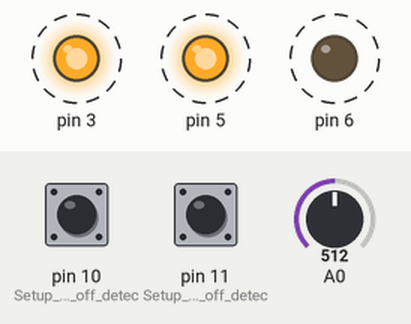
The sketch below on a simulated Arduino Uno, built with avr-gcc and run on an emulated ATmega328P. Shown: output pins drawn as LEDs (lit = HIGH). Dashed ring = blinking. The test bench sets the inputs (shaded band); at power-on: pin 10 (Setup_for_leads_off_detec) LOW, pin 11 (Setup_for_leads_off_detec) LOW, A0 = 512. What the sketch prints to the serial monitor is not drawn.

Above: at 0.99 s.
1.3 s: pin 10 (Setup_for_leads_off_detec) pulled HIGH for 1 s
4.3 s: pin 11 (Setup_for_leads_off_detec) pulled HIGH for 1 s
8.3 s: pin 10 (Setup_for_leads_off_detec) pulled HIGH for 1 s
Timing chart, 0 to 18.3 s (numbered marks = the images above; inputs shaded):
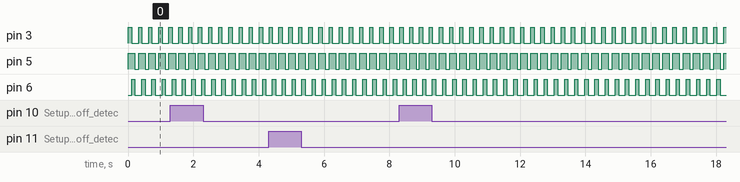

The sketch:

new.c.ino
```cpp
int  sensPin      = 19;

double alpha   = 0.75;
int period         = 20;
double change = 0.0;

char receivedChar;
boolean newData = false;


void setup() {
  // initialize the serial communication:
  Serial.begin(9600);
  pinMode(10, INPUT); // Setup for leads off detection LO +
  pinMode(11, INPUT); // Setup for leads off detection LO -

  pinMode (sensPin, INPUT);


//connection to r-pi


  pinMode(3, OUTPUT);
  pinMode(5, OUTPUT);
  pinMode(6, OUTPUT);

}

void loop() {

  if((digitalRead(10) == 1)||(digitalRead(11) == 1)){

      Serial.println("N/A");
      Serial.print("\t");
      Serial.print("N/A");
      Serial.print("\t");

  }
  else{
      int x=analogRead(A0);
    // send the value of analog input 0:
      Serial.println(analogRead(A0)-395);
      Serial.print("\t");
      Serial.print(x);
      Serial.print("\t");
      Serial.flush();
  }


digitalWrite(3, HIGH);
digitalWrite(5, HIGH);
delay(100);
digitalWrite(6, HIGH);
digitalWrite(3, LOW);
delay(100);
digitalWrite(5, LOW);
digitalWrite(6, LOW);
delay(100);
}


void recvInfo() {

  if (Serial.available() > 0) {

    receivedChar = Serial.read();
    newData = true;

  }

}

void lightLED() {

  int led = (receivedChar - '0');

  while(newData == true) {

    digitalWrite(led, HIGH);
    delay(2000);
    digitalWrite(led, LOW);

    newData = false;

  }}
```

Measured:
- by itself, pin 3, pin 6: alternates HIGH for 0.10 s and LOW for 0.21 s
- by itself, pin 5: alternates HIGH for 0.20 s and LOW for 0.11 s
